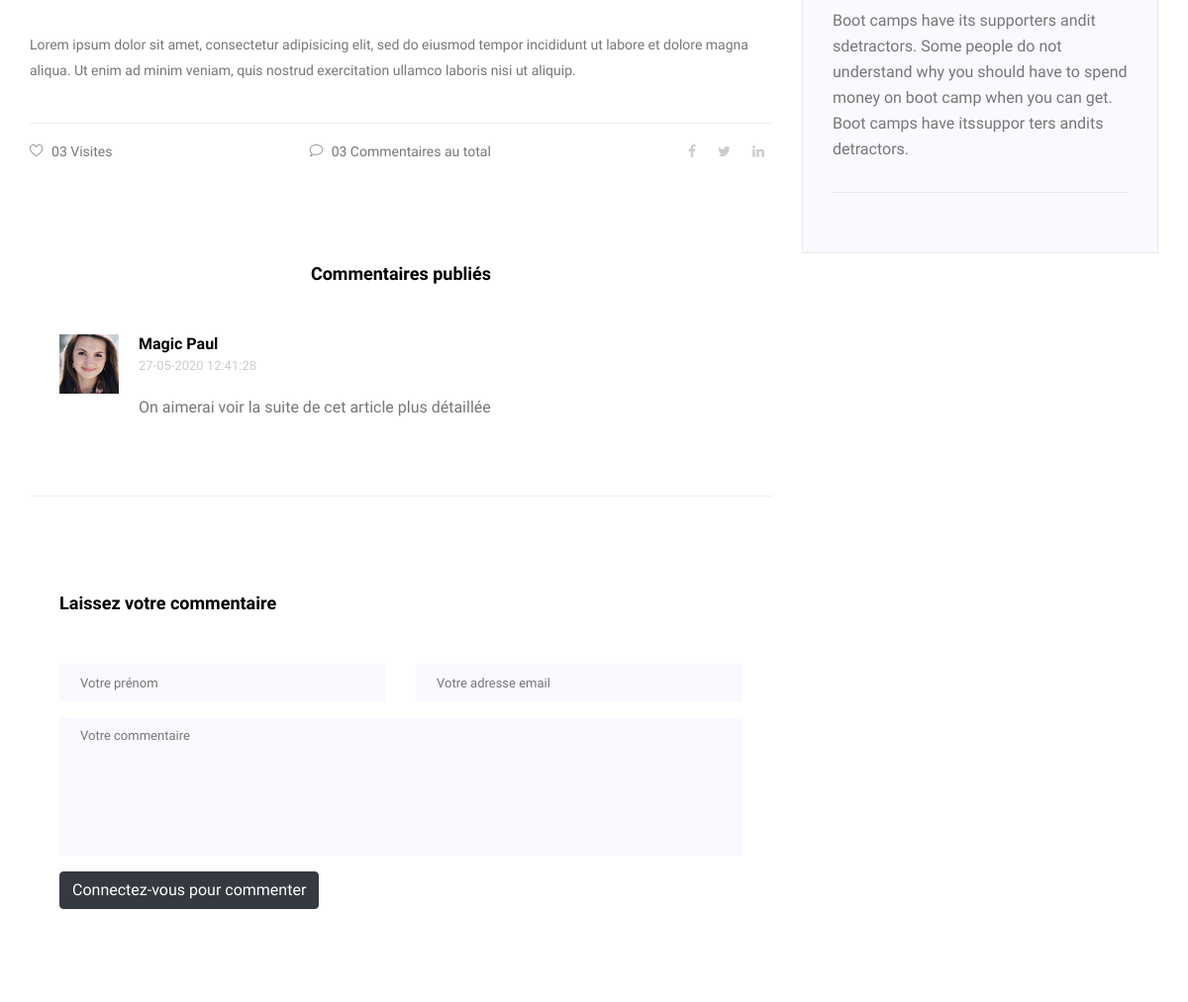
Page /posts/show/2 (middle part) on the earlier database version.
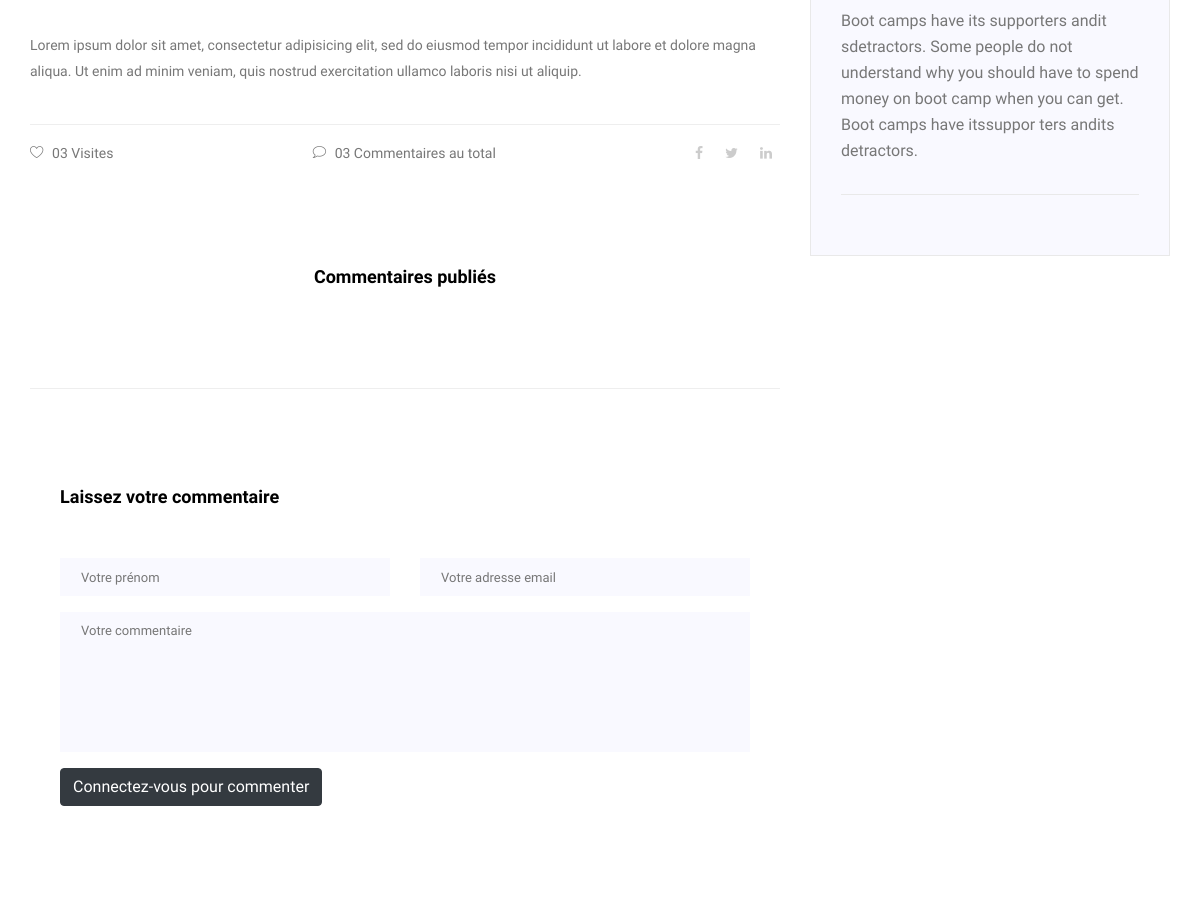
Same page on the later database version.
### tables this page shows
CREATE TABLE `comments` (
  `id` int(11) NOT NULL,
  `postid` int(11) NOT NULL,
  `message` text NOT NULL,
  `authorId` int(11) NOT NULL,
  `createdAt` datetime NOT NULL DEFAULT CURRENT_TIMESTAMP,
  `status` varchar(50) NOT NULL DEFAULT 'attente'
);

CREATE TABLE `users` (
  `id` int(11) NOT NULL,
  `firstname` varchar(50) NOT NULL,
  `lastname` varchar(50) NOT NULL,
  `email` varchar(100) NOT NULL,
  `password` varchar(250) NOT NULL,
  `profile` varchar(20) NOT NULL DEFAULT 'standard',
  `newpwd` tinyint(1) NOT NULL DEFAULT '0',
  `updatedAt` datetime NOT NULL DEFAULT CURRENT_TIMESTAMP,
  `token` varchar(250) NOT NULL
);

### controllers/PostsController.php (called while the page is built, shortened)
<?php
class PostsController extends Controller
{
    public function __construct()
    {
        $this->postManager = $this->loadModel("PostManager");
        $this->commentManager = $this->loadModel('CommentManager');
    }
    public function show()
    {
        $post = $this->postManager->showOneById($this->id);
        $comments = $this->commentManager->findCommentsByPost($this->id);
        $this->render('show',['post'=>$post, 'comments'=>$comments]);
    }
}

### core/Router.php (called while the page is built, shortened)
<?php
require_once 'Validator.php';
require_once($_ENV['APPROOT_REQUIRE'].'core/Controller.php');
$request = new HttpRequest();
if (!$request->getKeyExists('uc')) {
    $url[0] = "home";
} else {
    $url = explode('/',filter_var($request->getGet('uc'),FILTER_SANITIZE_URL));
}
try {
    $controller = new $controller();
    $action = $url[1] ?? "index";
    $controller->$action();
} catch(Exception $e) {
    header('Location: '. $_ENV['URL_PATH'].'home/page404');
}

### index.php (called while the page is built)
<?php
require_once 'core/Router.php';

### models/CommentManager.php (called while the page is built, shortened)
<?php
class CommentManager extends Model
{
    public function findCommentsByPost($id)
    {
        $pdo = $this->getPdo();
        $this->pdoStmt = $pdo->prepare('SELECT c.id, c.postid, c.authorId, c.message, c.createdAt, c.status, u.firstname, u.lastname FROM posts p
        INNER JOIN comments c ON p.id = c.postid INNER JOIN users u ON c.authorId = u.id
        WHERE c.postid = :id AND c.status="publié"
        ORDER BY c.createdAt DESC');
        $this->pdoStmt->bindValue(':id', $id, PDO::PARAM_INT);
        $this->pdoStmt->execute();
        $comments = $this->pdoStmt->fetchAll(PDO::FETCH_OBJ);
        if (!$comments) {
            return null;
        } else {
            return $comments;
        }
    }
}

### core/Validator.php (called while the page is built, shortened)
<?php
class Validator
{
    public static function escapingData($value)
    {
        $data = trim($value);
        $data = htmlspecialchars($data);
        return $data;
    }
}

### views/showView.php (the view, shortened to what the changed rows need)
<div class="container-fluid pt-3">
        <section class="blog_area p_120 single-post-area">
            <div class="container">
                <div class="row">
                    <div class="col-lg-8">
                        <div class="comments-area">
                            <div class="comment-list">
                                <?php if(!$comments==null)
                                {
                                    foreach($comments as $comment): ?>
                                        <div class="single-comment justify-content-between d-flex">
                                            <div class="user justify-content-between d-flex">
                                                <div class="thumb">
                                                    <img src="<?=Validator::escapingData($this->env['URL_PATH'])?>public/visitor/img/blog/c1.jpg" alt="">
                                                </div>
                                                <div class="desc">
                                                    <h5><a href="#"><?=$comment->firstname.' '.$comment->lastname;?></a></h5>
                                                    <p class="date"><?=date_format(new DateTime($comment->createdAt),"d-m-Y H:i:s");?></p>
                                                    <p class="comment">
                                                        <?=$comment->message;?>
                                                    </p>
                                                </div>
                                            </div>
                                        </div>
                                    <?php endforeach;
                                } ?>
                            </div>
                        </div>
        			</div>
                </div>
            </div>
        </section>
    <?php require('template.php'); ?>

Differences in the rows shown:
no longer on this page (row edited): comments: authorId.firstname "Magic", authorId.lastname "Paul", createdAt "27-05-2020 12:41:28", message "On aimerai voir la suite de cet article plus détaillée"
